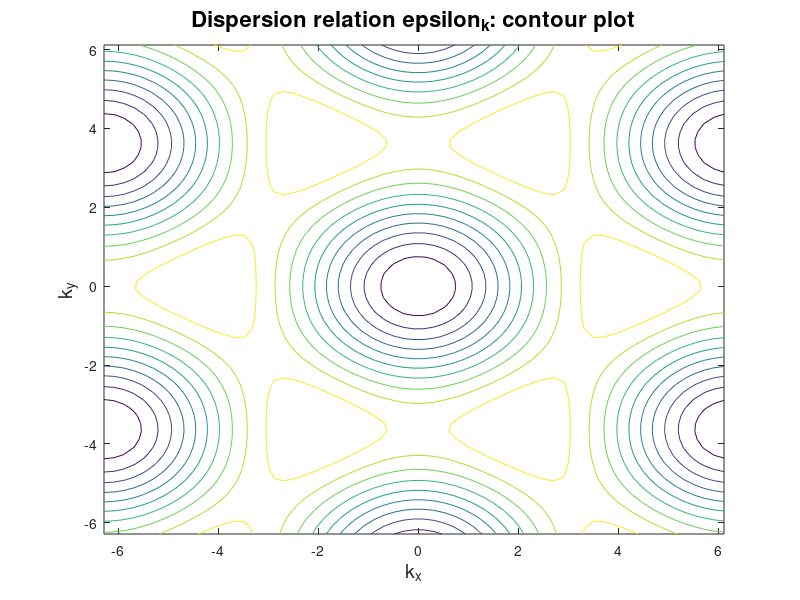

Reproduce this figure in MATLAB.
%% Dispersion relation 3D plot
[X,Y] = meshgrid(-2*pi:0.2:2*pi);
Z = -2 * (cos(X) + 2 * cos(0.5*X).*cos(sqrt(3)/2*Y));
figure(1);
surfc(X,Y,Z);
title("Dispersion relation \epsilon_k", 'Fontsize', 16);
xlabel("k_x", 'Fontsize', 14);
ylabel("k_y", 'Fontsize', 14);

contour(X,Y,Z);
title("Dispersion relation \epsilon_k: contour plot", 'Fontsize', 16);
xlabel("k_x", 'Fontsize', 14);
ylabel("k_y", 'Fontsize', 14);